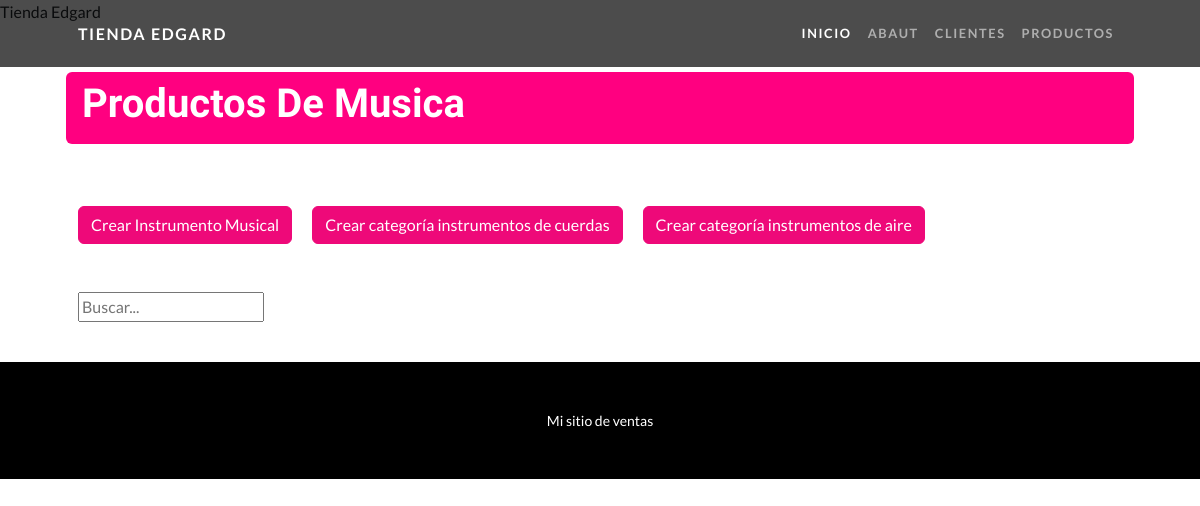
Before: /producto/ with the older database file.
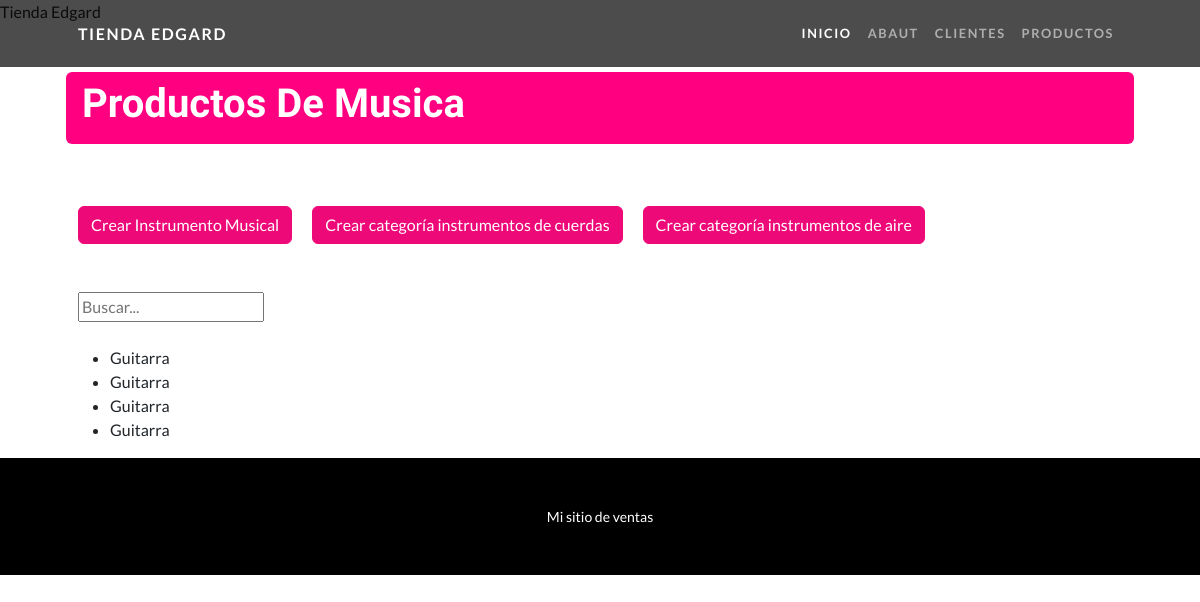
After: the same page with the newer database file.
### producto/models.py (models this page shows)
class Instrumento(models.Model):
    nombre = models.CharField(max_length=200)
    instrumentocuerdas = models.ForeignKey(
        InstrumentoCuerdas, on_delete=models.SET_NULL, null=True, blank=True)
    instrumentoaire = models.ForeignKey(
        InstrumentoAire, on_delete=models.SET_NULL, null=True, blank=True)
    def __str__(self):
        return self.nombre

### producto/views.py (the view)
# urls.py: 2. Add a URL to urlpatterns:  path('', views.home, name='home')
def home(request):
    query = models.Instrumento.objects.all()
    context = {"productos": query}
    return render(request, "producto/index.html", context)

### producto/templates/producto/index.html
{% extends 'core/base.html' %}
{% block titulo %}
Productos De Musica
{% endblock titulo %}
{% block contenido %}
<div style="display: flex; justify-content: start; gap: 20px; align-items: center;">
    <div class="fs-3 pb-4">
        <a href="{% url 'producto:productocategoria_create' %}" class="btn btn-primary">Crear Instrumento Musical</a>
    </div>
    <div class="fs-3 pb-4">
        <a href="{% url 'producto:instrumentos_de_cuerdas' %}" class="btn btn-primary">Crear categoría instrumentos de
            cuerdas</a>
    </div>
    <div class="fs-3 pb-4">
        <a href="{% url 'producto:instrumentos_de_aire' %}" class="btn btn-primary">Crear categoría instrumentos de
            aire</a>
    </div>
</div>
<div class="py-lg-4">
    <form action="{% url 'producto:home' %}" method="get">
        <input type="text" name="consulta" placeholder="Buscar...">
    </form>
</div>
<ul>
    {% for producto in productos %}
    <li>{{ producto }}</li>
    {% endfor %}
</ul>
{% endblock contenido %}

Changed rows visible on the page:
added Instrumento: nombre "Guitarra"
added Instrumento: nombre "Guitarra"
added Instrumento: nombre "Guitarra"
added Instrumento: nombre "Guitarra"
